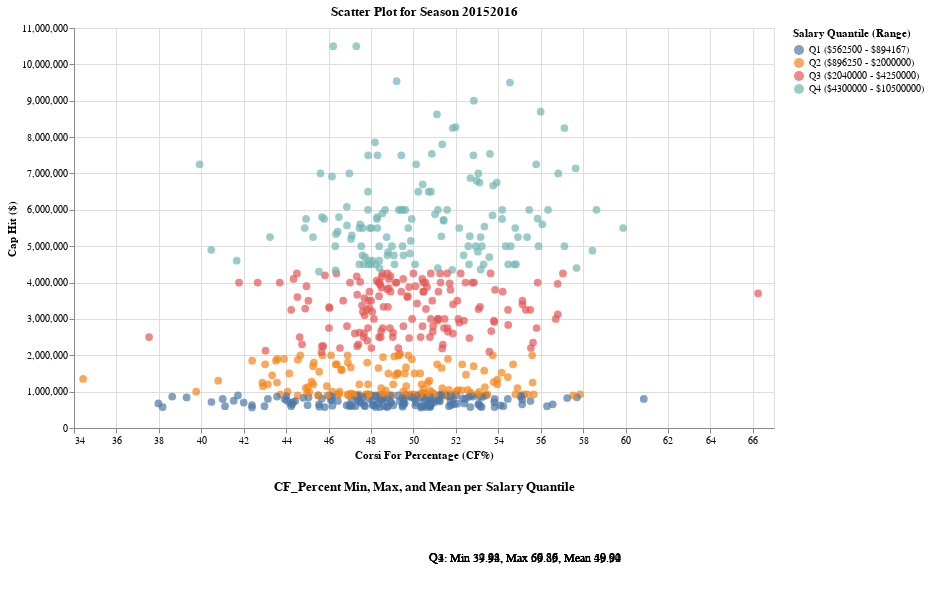

Write notebook code for a chart like this one.
### Code cell
import os

import altair as alt
import pandas as pd
from sqlalchemy import create_engine

from db_utils import get_db_engine, get_metadata

# Initialize database connection
engine = get_db_engine()

# Select the season you want to visualize
season = "20152016"

# Query the data for the selected season
query = f"""
SELECT "player_id", "capHit", "CF_Percent"
FROM public.aggregated_corsi_{season}
"""  # SQL query to fetch player ID, salary, and CF% for the selected season

# Fetch the data from the database
df = pd.read_sql(query, engine)

# Ensure the 'capHit' and 'CF_Percent' columns are numeric
df["capHit"] = pd.to_numeric(df["capHit"], errors="coerce")
df["CF_Percent"] = pd.to_numeric(df["CF_Percent"], errors="coerce")

# Remove any rows with missing data in either 'capHit' or 'CF_Percent'
df = df.dropna(subset=["capHit", "CF_Percent"])

# Compute salary quantiles ('Q1' to 'Q4') for the selected season based on 'capHit'
df["Salary_Quantile"] = pd.qcut(df["capHit"], 4, labels=["Q1", "Q2", "Q3", "Q4"])

# Compute the salary range (min and max) for each quantile
salary_ranges = (
    df.groupby("Salary_Quantile")["capHit"].agg(["min", "max"]).reset_index()
)

# Create a new column with formatted quantile labels that include the salary range
salary_ranges["quantile_label"] = salary_ranges.apply(
    lambda row: f"{row['Salary_Quantile']} (${row['min']:.0f} - ${row['max']:.0f})",
    axis=1,
)

# Merge the salary range labels back into the original dataframe
df = df.merge(
    salary_ranges[["Salary_Quantile", "quantile_label"]],
    on="Salary_Quantile",
    how="left",
)

# Calculate min, max, and mean CF_Percent for each salary quantile within the 20152016 season
quantile_stats = (
    df.groupby("Salary_Quantile")["CF_Percent"]
    .agg(["min", "max", "mean"])
    .reset_index()
)

# Print the CF_Percent stats DataFrame separately
print("CF_Percent Statistics (Min, Max, Mean) for each Salary Quantile:")
print(quantile_stats)

# Create a formatted string for each quantile's statistics
quantile_stats["cf_percent_stats"] = quantile_stats.apply(
    lambda row: f"{row['Salary_Quantile']}: Min {row['min']:.2f}, Max {row['max']:.2f}, Mean {row['mean']:.2f}",
    axis=1,
)

# Create the scatter plot for the selected season
scatter_plot = (
    alt.Chart(df)
    .mark_circle(size=60)  # Size of the circles
    .encode(
        x=alt.X(
            "CF_Percent",
            title="Corsi For Percentage (CF%)",
            scale=alt.Scale(domain=[34, 67]),
        ),
        y=alt.Y("capHit", title="Cap Hit ($)"),  # Y-axis for capHit
        color=alt.Color(
            "quantile_label:N", title="Salary Quantile (Range)"
        ),  # Color points by Salary Quantile with ranges
        tooltip=[
            "player_id",
            "CF_Percent",
            "capHit",
            "quantile_label",
        ],  # Add player_id to the tooltip
    )
    .properties(title=f"Scatter Plot for Season {season}", width=700, height=400)
)

# Create a table with the CF_Percent stats and place it below the scatter plot
cf_percent_table = (
    alt.Chart(quantile_stats)
    .mark_text(align="left", baseline="top", dx=5, dy=5, fontSize=12, color="black")
    .encode(text="cf_percent_stats:N")
    .properties(
        title="CF_Percent Min, Max, and Mean per Salary Quantile", width=700, height=100
    )
)

# Concatenate the scatter plot and the CF_Percent table vertically
combined_chart = alt.vconcat(scatter_plot, cf_percent_table)

# Enable default rendering
alt.renderers.enable("default")

# Display the combined chart
combined_chart

### Figure 1 — Vega-Lite specification as saved in the notebook (floating-point values rounded to 4 significant figures; data arrays with more than 128 entries replaced by an {"elided": "..."} marker saying what was removed)
{"config": {"view": {"continuousWidth": 300, "continuousHeight": 300}}, "vconcat": [{"data": {"name": "data-0f60b929e54365eced0eb0fc7a92179e"}, "mark": {"type": "circle", "size": 60}, "encoding": {"color": {"field": "quantile_label", "title": "Salary Quantile (Range)", "type": "nominal"}, "tooltip": [{"field": "player_id", "type": "quantitative"}, {"field": "CF_Percent", "type": "quantitative"}, {"field": "capHit", "type": "quantitative"}, {"field": "quantile_label", "type": "nominal"}], "x": {"field": "CF_Percent", "scale": {"domain": [34, 67]}, "title": "Corsi For Percentage (CF%)", "type": "quantitative"}, "y": {"field": "capHit", "title": "Cap Hit ($)", "type": "quantitative"}}, "height": 400, "title": "Scatter Plot for Season 20152016", "width": 700}, {"data": {"name": "data-277fc95a09238aa1da9d26e007136c0b"}, "mark": {"type": "text", "align": "left", "baseline": "top", "color": "black", "dx": 5, "dy": 5, "fontSize": 12}, "encoding": {"text": {"field": "cf_percent_stats", "type": "nominal"}}, "height": 100, "title": "CF_Percent Min, Max, and Mean per Salary Quantile", "width": 700}], "$schema": "https://vega.github.io/schema/vega-lite/v5.20.1.json", "datasets": {"data-0f60b929e54365eced0eb0fc7a92179e": {"elided": "590 records"}, "data-277fc95a09238aa1da9d26e007136c0b": [{"Salary_Quantile": "Q1", "min": 37.98, "max": 60.86, "mean": 49.02, "cf_percent_stats": "Q1: Min 37.98, Max 60.86, Mean 49.02"}, {"Salary_Quantile": "Q2", "min": 34.43, "max": 57.86, "mean": 48.91, "cf_percent_stats": "Q2: Min 34.43, Max 57.86, Mean 48.91"}, {"Salary_Quantile": "Q3", "min": 37.54, "max": 66.25, "mean": 49.74, "cf_percent_stats": "Q3: Min 37.54, Max 66.25, Mean 49.74"}, {"Salary_Quantile": "Q4", "min": 39.92, "max": 59.89, "mean": 50.5, "cf_percent_stats": "Q4: Min 39.92, Max 59.89, Mean 50.50"}]}}
